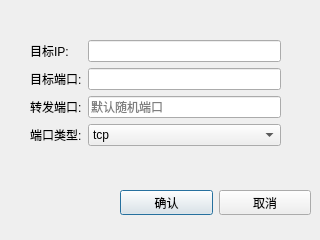
<?xml version="1.0" encoding="UTF-8"?>
<ui version="4.0">
 <class>add_config_dialog</class>
 <widget class="QDialog" name="add_config_dialog">
  <property name="geometry">
   <rect>
    <x>0</x>
    <y>0</y>
    <width>320</width>
    <height>240</height>
   </rect>
  </property>
  <property name="windowTitle">
   <string>添加配置</string>
  </property>
  <widget class="QWidget" name="formLayoutWidget">
   <property name="geometry">
    <rect>
     <x>30</x>
     <y>40</y>
     <width>251</width>
     <height>121</height>
    </rect>
   </property>
   <layout class="QFormLayout" name="formLayout">
    <item row="0" column="0">
     <widget class="QLabel" name="label">
      <property name="text">
       <string>目标IP:</string>
      </property>
     </widget>
    </item>
    <item row="0" column="1">
     <widget class="QLineEdit" name="input_local_ip"/>
    </item>
    <item row="1" column="1">
     <widget class="QLineEdit" name="input_local_port"/>
    </item>
    <item row="2" column="1">
     <widget class="QLineEdit" name="input_remote_port">
      <property name="placeholderText">
       <string>默认随机端口</string>
      </property>
     </widget>
    </item>
    <item row="3" column="1">
     <widget class="QComboBox" name="select_port_type">
      <item>
       <property name="text">
        <string>tcp</string>
       </property>
      </item>
      <item>
       <property name="text">
        <string>udp</string>
       </property>
      </item>
     </widget>
    </item>
    <item row="1" column="0">
     <widget class="QLabel" name="label_2">
      <property name="text">
       <string>目标端口:</string>
      </property>
     </widget>
    </item>
    <item row="2" column="0">
     <widget class="QLabel" name="label_3">
      <property name="text">
       <string>转发端口:</string>
      </property>
     </widget>
    </item>
    <item row="3" column="0">
     <widget class="QLabel" name="label_4">
      <property name="text">
       <string>端口类型:</string>
      </property>
     </widget>
    </item>
   </layout>
  </widget>
  <widget class="QWidget" name="layoutWidget">
   <property name="geometry">
    <rect>
     <x>120</x>
     <y>190</y>
     <width>191</width>
     <height>25</height>
    </rect>
   </property>
   <layout class="QHBoxLayout" name="horizontalLayout">
    <item>
     <widget class="QPushButton" name="btn_ok">
      <property name="text">
       <string>确认</string>
      </property>
     </widget>
    </item>
    <item>
     <widget class="QPushButton" name="btn_cancel">
      <property name="text">
       <string>取消</string>
      </property>
     </widget>
    </item>
   </layout>
  </widget>
 </widget>
 <resources/>
 <connections>
  <connection>
   <sender>btn_cancel</sender>
   <signal>clicked()</signal>
   <receiver>add_config_dialog</receiver>
   <slot>reject()</slot>
   <hints>
    <hint type="sourcelabel">
     <x>258</x>
     <y>207</y>
    </hint>
    <hint type="destinationlabel">
     <x>261</x>
     <y>225</y>
    </hint>
   </hints>
  </connection>
 </connections>
</ui>
